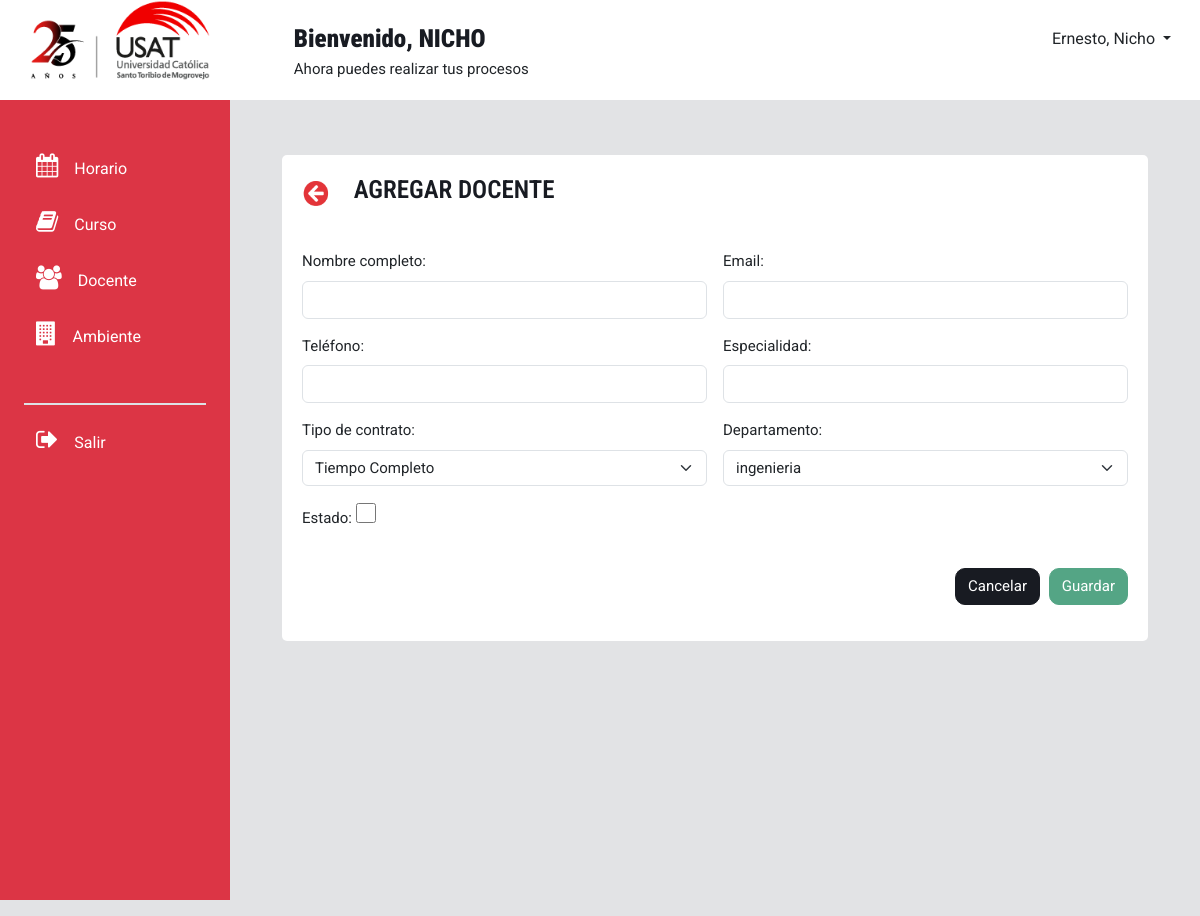
/agregarDocente/, run on the app's committed database.
### modulo_docente/models.py (models this page shows, shortened)
class tipo_contrato(models.Model):
    tp_nombre = models.CharField(max_length=50)
    tp_descripcion = models.CharField(max_length=100)
    tp_horas = models.SmallIntegerField()
    class Meta:
        verbose_name_plural="Tipo de contrato"

class departamento_academico(models.Model):
    dep_nombre = models.CharField(max_length=50)
    dep_director = models.CharField(max_length=100)
    class Meta:
        verbose_name_plural="Departamento académico"

### modulo_docente/views.py (the view)
# urls.py: path('agregarDocente/', views.agregarDocente, name="agregarDocente"),
def agregarDocente(request):
    tcs=obtenertipocontrato()
    dps= obtenerdepartamento()
    if request.method == 'POST':
        nombre = request.POST.get('nombre')
        email = request.POST.get('email')
        telefono = request.POST.get('telefono')
        especialidad = request.POST.get('especialidad')
        contrato = request.POST.get('contrato')
        departamento = request.POST.get('departamento')
        estado = request.POST.get('estado')  # 'D' o 'I' dependiendo del checkbox
        fktp= tipo_contrato.objects.get(tp_nombre=contrato)
        fkdep= departamento_academico.objects.get(dep_nombre=departamento)
        nuevo_docente = docente(
            doc_nombres=nombre,
            doc_email=email,
            doc_telefono=telefono,
            doc_especialidad=especialidad,
            FKtipocontrato=fktp,
            FKdepartamentoacademico=fkdep,
            doc_estado=estado  # Asegúrate de que estado sea 'D' o 'I' según tu lógica
        )
        nuevo_docente.save()
        return redirect('gestionarDocente')
    else:
        return render(request, 'agregarDocente.html', {'tcs': tcs, 'deps':dps})

### modulo_docente/views.py (called while the page is built)
def obtenertipocontrato():
    tcs=tipo_contrato.objects.all()
    tcsarray=[]
    for tc in tcs:
        nombre= tc.tp_nombre
        tcsarray.append((nombre))
    return tcsarray

def obtenerdepartamento():
    dps=departamento_academico.objects.all()
    dpsarray=[]
    for tc in dps:
        nombre= tc.dep_nombre
        dpsarray.append((nombre))
    return dpsarray

### modulo_docente/templates/agregarDocente.html (shortened to what this page needs)
<!DOCTYPE html>
<html lang="en">
<head>
  <link rel="stylesheet" href="https://cdnjs.cloudflare.com/ajax/libs/bootstrap/5.3.3/css/bootstrap.min.css"
 />
  <link rel="stylesheet" href="https://maxcdn.bootstrapcdn.com/font-awesome/4.7.0/css/font-awesome.min.css">
</head>
<body style="background-color: #E2E3E5;">
  <div class="container-fluid p-0 m-auto">
    <div class="caja" style="height: 100px; background-color: white;">
      <div class="row">
        <div class="col1" style="margin-left: 30px;">
          <a class="navbar-brand" href="/inicio">
            <img style="width: 180px; height: 80px;"
              src="/static/iconos/logo_usat25.png" alt="Logo usat">
          </a>
        </div>
        <div class="col2" style="padding: 20px; text-align: left; margin-left: 60px;">
          <h7> <strong> Bienvenido, NICHO </strong> <br> </h7>
          <p>Ahora puedes realizar tus procesos</p>
        </div>
        <div class="col3" style="padding: 20px; text-align: right;">
          <button class="btn dropdown-toggle" type="button" data-bs-toggle="dropdown" aria-expanded="false">
            Ernesto, Nicho
          </button>
        </div>
      </div>
    </div>
    <div class="container-fluid overflow-hidden">
      <div class="row vh-100 overflow-auto">
        <div id="sidebar" class="collapse collapse-horizontal show col-12 col-sm-3 col-xl-2 px-sm-2 px-0 bg-danger" style="width: 230px;">
          <div id="sidebar-nav" class="flex-sm-column flex-row flex-grow-1 align-items-center align-items-sm-start px-3 pt-2 text-white sticky-top">
            <ul class="nav nav-pills flex-sm-column flex-row flex-nowrap flex-shrink-1 flex-sm-grow-0 flex-grow-1 mb-sm-auto mb-0 justify-content-center align-items-center align-items-sm-start" id="menu">
              <div class="mt-3">
                <br>
                <a class="btn shadow-none border-0 text-white" data-bs-toggle="collapse" href="#menuHorario" role="button" aria-expanded="false" aria-controls="menuHorario">
                  <i class="fs-4 my-0 py-0 fa fa-calendar me-2"></i><span class="my-auto ms-2 d-none d-sm-inline text-white">Horario</span>
                </a>
              </div>
              <div class="mt-3">
                <a class="btn shadow-none border-0 text-white" data-bs-toggle="collapse" href="#menuCurso" role="button" aria-expanded="false" aria-controls="menuCurso">
                  <i class="fs-4 my-0 py-0 fa fa-book me-2"></i><span class="my-auto ms-2 d-none d-sm-inline text-white">Curso</span>
                </a>
              </div>
              <div class="mt-3">
                <a class="btn shadow-none border-0 text-white" data-bs-toggle="collapse" href="#menuDocente" role="button" aria-expanded="false" aria-controls="menuDocente">
                  <i class="fs-4 my-0 py-0 fa fa-users me-2"></i><span class="my-auto ms-2 d-none d-sm-inline text-white">Docente</span>
                </a>
              </div>
              <div class="mt-3">
                <a class="btn shadow-none border-0 text-white" data-bs-toggle="collapse" href="#menuAmbiente" role="button" aria-expanded="false" aria-controls="menuAmbiente">
                  <i class="fs-4 my-0 py-0 fa fa-building me-2"></i><span class="my-auto ms-2 d-none d-sm-inline text-white">Ambiente</span>
                </a>
              </div>
              <hr class="solid w-100 d-flex h-100 border border-1 bg-white dropdown-divider mt-5" color="white">
              <div class="mt-3 mb-3">
                <a class="btn shadow-none border-0 pb-3 text-white" href="#" role="button">
                  <i class="fs-4 my-0 py-0 fa fa-sign-out me-2"></i><span class="my-auto ms-2 d-none d-sm-inline text-white">Salir</span>
                </a>
              </div>
            </ul>
          </div>
        </div>
        <div class="col d-flex flex-column h-sm-100">
          <main class="row overflow-auto">
            <div class="container-fluid col">
              <div class="px-lg-2 mx-lg-2 py-0 my-0">
                <div class="container-fluid m-0 p-0">
                  <div class="row align-items-center mx-0 px-0" style="overflow-x: hidden; margin-top: 35px;">
                    <div class="container justify-content-center">
                      <div class="container">
                        <div id="contenedorSub" style=" padding: 20px; background-color: white; margin-top: 20px; height: auto; border-radius: 5px; ">
                          <div class="box-tittle">
                              <button type="button" class="regresarBtn">
                                  <a href="{% url 'gestionarDocente' %}"><img id="closeicon" src="/static/iconos/regresar.PNG" width="32px" height="27px"></a>
                              </button>
                              <h3 id="titulo" style="margin-left: 20px; display: inline;">AGREGAR DOCENTE</h3>
                          </div>
                        <br>
                        <br>
                        <form class="row g-3" method="post" autocomplete="off">
                            <div class="col-md-6">
                                <label for="nombre" class="form-label">Nombre completo:</label>
                                <input type="text" class="form-control" id="nombre" name="nombre"  style="text-transform:uppercase;" value=""  onkeyup="javascript:this.value=this.value.toUpperCase();" required>
                            </div>
                            <div class="col-md-6">
                                <label for="correo_electronico" class="form-label">Email:</label>
                                <input type="email" class="form-control" id="email" name="email">
                            </div>
                            <div class="col-md-6">
                                <label for="telefono" class="form-label">Teléfono:</label>
                                <input type="telefono" class="form-control" id="telefono" name="telefono" required pattern="^[0-9]{9}$" minlength="9" maxlength="9">
                            </div>
                            <div class="col-md-6">
                              <label for="especialidad" class="form-label">Especialidad:</label>
                              <input type="text" class="form-control" id="especialidad" name="especialidad" required>
                          </div>
                            <div class="col-md-6">
                                <label for="contrato" class="form-label">Tipo de contrato:</label>
                                <select class="form-select" id="contrato" name="contrato" style="font-size: 15px;"  required>
                                  {% for tc in tcs %}
                                  <option value="{{ tc }}">{{ tc }}
                                  </option>
                                  {% endfor %}
                                </select>
                            </div>
                            <div class="col-md-6">
                                <label for="departamento" class="form-label">Departamento:</label>
                                <select class="form-select" id="departamento" name="departamento" style="font-size: 15px;" required>
                                  {% for dp in deps %}
                                  <option value="{{ dp }}">{{ dp }}
                                  </option>
                                  {% endfor %}
                                </select>
                            </div>
                            <div class="col-md-6">
                                <label for="estado" class="form-check-label" style="margin-top: 5px;">Estado:</label>
                                <input type="checkbox" id="estado" name="estado" style="height: 20px; width: 20px;">
                            </div>
                            <div class="col-12" style="text-align: right;">
                                <br>
                                <button class="btnCancel" style="margin-right: 5px;" onclick="window.location.href='{% url 'gestionarDocente' %}'">Cancelar</button>
                                <button type="submit" class="btnVer">Guardar</button>
                            </div>
                        </form>
                        </div>
                      </div>
                    </div>
                  </div>
            </div>
          </main>
        </div>
      </div>
    </div>
  </div>
</body>
</html>

### modulo_docente/templates/agregarDocente.html (style rules this page uses)
body { font-family: "Roboto", sans-serif; background-color: #e8ebf1; font-size: 15px; overflow-y: hidden; overflow-x: hidden; }
h1, h2, h3, h4, h5, h6, h7 { font-family: "Roboto Condensed", sans-serif; color: #181B22; font-size: 25px; font-weight: 600; }
.caja { padding: 0px; width: 100%; margin: 0px; }
.row { margin-bottom: 1rem; }
.col1, .col3 { width: 16%; }
.col2 { width: 60%; }
.btnVer { background-color: #54A585; border: 1px solid transparent; border-color: #54A585; border-radius: 10px; color: #fff; padding: 0.375rem 0.75rem; font-size: 15px; text-align: center; }
a { text-decoration: none; }
.regresarBtn { background-color: white; border: None; margin: -8px; display: inline; }
.btnCancel { background-color: #181B22; border: 1px solid transparent; border-color: #181B22; border-radius: 10px; color: #fff; padding: 0.375rem 0.75rem; font-size: 15px; text-align: center; }

### data on the page
tipo_contrato: contrato "Tiempo Completo"
departamento_academico: departamento "ingenieria"
